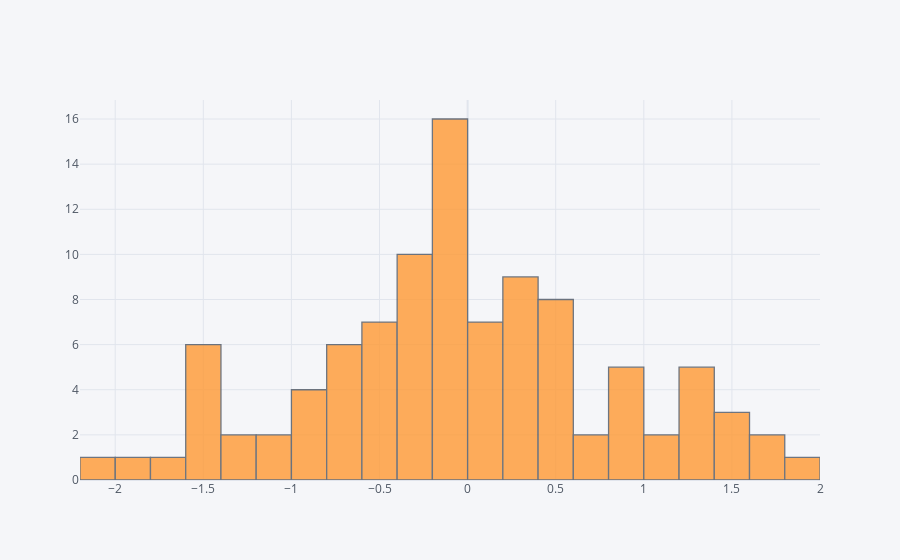

Source (notebook cell):
### Code cell
dataframe['a'].iplot(kind='hist',bins=30)

### Figure 1 — Plotly figure (JSON) as saved in the notebook; plotly's stock layout.template omitted (floating-point values rounded to 4 significant figures)
{"data": [{"histfunc": "count", "histnorm": "", "marker": {"color": "rgba(255, 153, 51, 1.0)", "line": {"color": "#4D5663", "width": 1.3}}, "name": "a", "nbinsx": 30, "opacity": 0.8, "orientation": "v", "type": "histogram", "x": [-0.2147, -0.149, -0.7925, -0.3989, 0.8882, -0.05039, 1.571, 0.3091, -1.435, -1.233, -0.03766, 1.247, -1.673, -0.2348, -0.3739, 0.2766, -0.6135, -0.5722, 0.2871, -0.1579, 1.25, -0.1452, 0.4404, -0.05662, -1.528, -0.09387, 1.337, 0.2705, -2.14, -0.2793, 0.5688, -0.228, 0.3519, -1.513, -0.267, 0.9263, -1.162, -0.4233, -0.8797, -0.8175, -0.6858, 0.8451, -1.479, -0.403, 0.3241, 0.1782, 1.496, -0.0709, 0.9061, 0.6619, -0.4967, 0.6355, -0.1512, -0.09593, -0.09369, -0.1904, 0.4089, -0.01165, 0.2825, 0.8069, -0.5675, -0.5773, 1.024, 0.06656, 1.276, -1.467, 0.09733, 0.5817, -0.8418, -0.7518, -0.9763, 0.1239, 0.05363, -0.06005, -0.775, 1.893, 1.49, -0.301, 1.751, 0.4945, 1.052, -1.358, 0.4031, 1.768, -1.123, 0.4956, -0.7156, -0.1913, -0.2903, 0.1176, -0.4444, 0.05415, -0.2381, -1.816, 1.208, 0.2959, -0.1592, 0.3505, 0.537, -1.544]}], "layout": {"barmode": "overlay", "legend": {"bgcolor": "#F5F6F9", "font": {"color": "#4D5663"}}, "paper_bgcolor": "#F5F6F9", "plot_bgcolor": "#F5F6F9", "title": {"font": {"color": "#4D5663"}}, "xaxis": {"gridcolor": "#E1E5ED", "showgrid": true, "tickfont": {"color": "#4D5663"}, "title": {"font": {"color": "#4D5663"}, "text": ""}, "zerolinecolor": "#E1E5ED"}, "yaxis": {"gridcolor": "#E1E5ED", "showgrid": true, "tickfont": {"color": "#4D5663"}, "title": {"font": {"color": "#4D5663"}, "text": ""}, "zerolinecolor": "#E1E5ED"}}}
